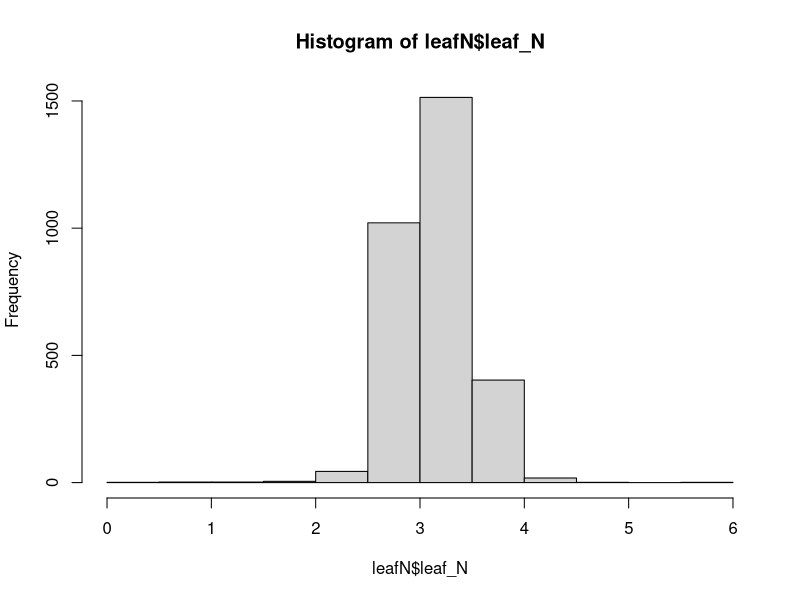
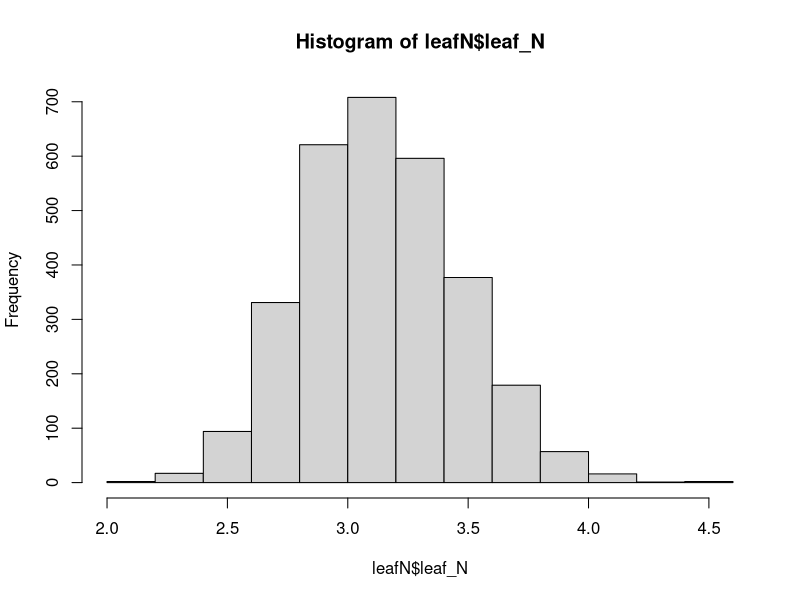

Here is the R script that generated these plots, in order: (Note: this script raises an error after producing the figures.)
#### G. Montazeaud
#### 12.09.2023

### This script aim to process raw spectrometric data that was measured on wheat leaves as part of the SOlACE experiment. Spectrum where used to measure leaf N content (%). 
### Spectrum where measured over 4 days (15, 16, 17, and 18 July 2019), we have one seperate file per day of measurement

### Loading spectrometric information
info_J1 <- read.csv("data/raw_data/spectrometric_data/NIRS_spectrum_to_RT_number_J1.csv", header=T, sep=",")
info_J2 <- read.csv("data/raw_data/spectrometric_data/NIRS_spectrum_to_RT_number_J2.csv", header=T, sep=",")
info_J3 <- read.csv("data/raw_data/spectrometric_data/NIRS_spectrum_to_RT_number_J3.csv", header=T, sep=",")
info_J4 <-read.csv("data/raw_data/spectrometric_data/NIRS_spectrum_to_RT_number_J4.csv", header=T, sep=",")

### Loading leafN data
data_J1 <- read.csv("data/raw_data/spectrometric_data/NIRS_Nvalues_J1.csv", header=T, sep=",")
data_J2 <- read.csv("data/raw_data/spectrometric_data/NIRS_Nvalues_J2.csv", header=T, sep=",")
data_J3 <- read.csv("data/raw_data/spectrometric_data/NIRS_Nvalues_J3.csv", header=T, sep=",")
data_J4 <- read.csv("data/raw_data/spectrometric_data/NIRS_Nvalues_J4.csv", header=T, sep=",")


##################
##### Day 1 ######
##################


### Merging spectrum information with leafN data
J1 <- merge(data_J1, info_J1, by= "spectre")

### Removing problematic rhyzotubes (some spectrum are problematic, or the number of measurements per rhyzotube does not match the expected number of plants (6))
J1 <- J1[-which(J1$comment=="PB"),]
PB <- names(table(J1$rhyzotube)[which(!table(J1$rhyzotube)%in%c(6,12))])
J1 <- J1[-which(J1$rhyzotube%in%PB),]
unique(table(J1$rhyzotube))

## Adding the plant_ID
rhyzo_12 <- names(table(J1$rhyzotube)[which(table(J1$rhyzotube)==12)])
J1_rhyzo_12 <- J1[which(J1$rhyzotube%in%rhyzo_12),]
J1_rhyzo_12 <- J1_rhyzo_12[order(J1_rhyzo_12$rhyzotube,J1_rhyzo_12$spectre),]
J1_rhyzo_12$Plant_ID <- rep(rep(c("A","B","C","D","E","F"), each=2),length(unique(J1_rhyzo_12$rhyzotube)))
J1_rhyzo_12 <- aggregate(azote~rhyzotube+Plant_ID, FUN="mean", data=J1_rhyzo_12)

rhyzo_6 <- names(table(J1$rhyzotube)[which(table(J1$rhyzotube)==6)])
J1_rhyzo_6 <- J1[which(J1$rhyzotube%in%rhyzo_6),]
J1_rhyzo_6 <- J1_rhyzo_6[order(J1_rhyzo_6$rhyzotube,J1_rhyzo_6$spectre),]
J1_rhyzo_6$Plant_ID <- rep(c("A","B","C","D","E","F"),length(unique(J1_rhyzo_6$rhyzotube)))
J1_rhyzo_6 <- J1_rhyzo_6[,c(3,5,2)]

J1 <- rbind(J1_rhyzo_12,J1_rhyzo_6)
J1 <- J1[order(J1$rhyzotube,J1$Plant_ID),]
J1$Day_of_leafNmeasurement <- 1

##################
##### Day 2 ######
##################

J2 <- merge(data_J2, info_J2, by= "spectre")

### Removing problematic rhyzotubes (some spectrum are problematic, or the number of measurements per rhyzotube does not match the expected number of plants (6))
J2 <- J2[-which(J2$comment=="PB"),]
PB <- names(table(J2$rhyzotube)[which(!table(J2$rhyzotube)%in%c(6,12))])
J2 <- J2[-which(J2$rhyzotube%in%PB),]
unique(table(J2$rhyzotube))

## Adding the plant_ID
rhyzo_6 <- names(table(J2$rhyzotube)[which(table(J2$rhyzotube)==6)])
J2 <- J2[which(J2$rhyzotube%in%rhyzo_6),]
J2 <- J2[order(J2$rhyzotube,J2$spectre),]
J2$Plant_ID <- rep(c("A","B","C","D","E","F"),length(unique(J2$rhyzotube)))
J2 <- J2[,c(3,5,2)]

J2 <- J2[order(J2$rhyzotube,J2$Plant_ID),]
J2$Day_of_leafNmeasurement <- 2



##################
##### Day 3 ######
##################

J3 <- merge(data_J3, info_J3, by= "spectre")

### Removing problematic rhyzotubes (some spectrum are problematic, or the number of measurements per rhyzotube does not match the expected number of plants (6))
J3 <- J3[-which(J3$comment=="PB"),]
PB <- names(table(J3$rhyzotube)[which(!table(J3$rhyzotube)%in%c(6,12))])
J3 <- J3[-which(J3$rhyzotube%in%PB),]
unique(table(J3$rhyzotube))

## Adding the plant_ID
rhyzo_6 <- names(table(J3$rhyzotube)[which(table(J3$rhyzotube)==6)])
J3 <- J3[which(J3$rhyzotube%in%rhyzo_6),]
J3 <- J3[order(J3$rhyzotube,J3$spectre),]
J3$Plant_ID <- rep(c("A","B","C","D","E","F"),length(unique(J3$rhyzotube)))
J3 <- J3[,c(3,5,2)]

J3 <- J3[order(J3$rhyzotube,J3$Plant_ID),]
J3$Day_of_leafNmeasurement <- 3

##################
##### Day 4 ######
##################

J4 <- merge(data_J4, info_J4, by= "spectre")

### Removing problematic rhyzotubes (some spectrum are problematic, or the number of measurements per rhyzotube does not match the expected number of plants (6))
J4 <- J4[-which(J4$comment=="PB"),]
PB <- names(table(J4$rhyzotube)[which(!table(J4$rhyzotube)%in%c(6,12))])
J4 <- J4[-which(J4$rhyzotube%in%PB),]
unique(table(J4$rhyzotube))

## Adding the plant_ID
rhyzo_6 <- names(table(J4$rhyzotube)[which(table(J4$rhyzotube)==6)])
J4 <- J4[which(J4$rhyzotube%in%rhyzo_6),]
J4 <- J4[order(J4$rhyzotube,J4$spectre),]
J4$Plant_ID <- rep(c("A","B","C","D","E","F"),length(unique(J4$rhyzotube)))
J4 <- J4[,c(3,5,2)]

J4 <- J4[order(J4$rhyzotube,J4$Plant_ID),]
J4$Day_of_leafNmeasurement <- 4

########################
##### Combining all data
########################

leafN <- do.call(rbind,list(J1,J2,J3,J4))
colnames(leafN) <- c("RT_ID","Plant_ID","leaf_N","Day_leafN_measurement")

##############
## Data quality control ##
##############

### Checking if some rhyzotubes have been measured several times
leafN$RT_ID <- as.factor(leafN$RT_ID)
count <- as.data.frame.matrix(table(leafN$RT_ID, leafN$Day_leafN_measurement))
names(which(rowSums(count)>6))
### Removing data for RT 313 on day 1 (was also measured on day 4)
leafN <- leafN[-which(leafN$RT_ID==313 & leafN$Day_leafN_measurement==1),]


### Checking leafN distribution
hist(leafN$leaf_N)

### Removing extremal outlier values
leafN <- leafN[-which(leafN$leaf_N<2 | leafN$leaf_N>5),]
hist(leafN$leaf_N)

### outputting leafN data
write.csv(leafN,"data/processed_data/leafN_processed.csv", row.names = F)

